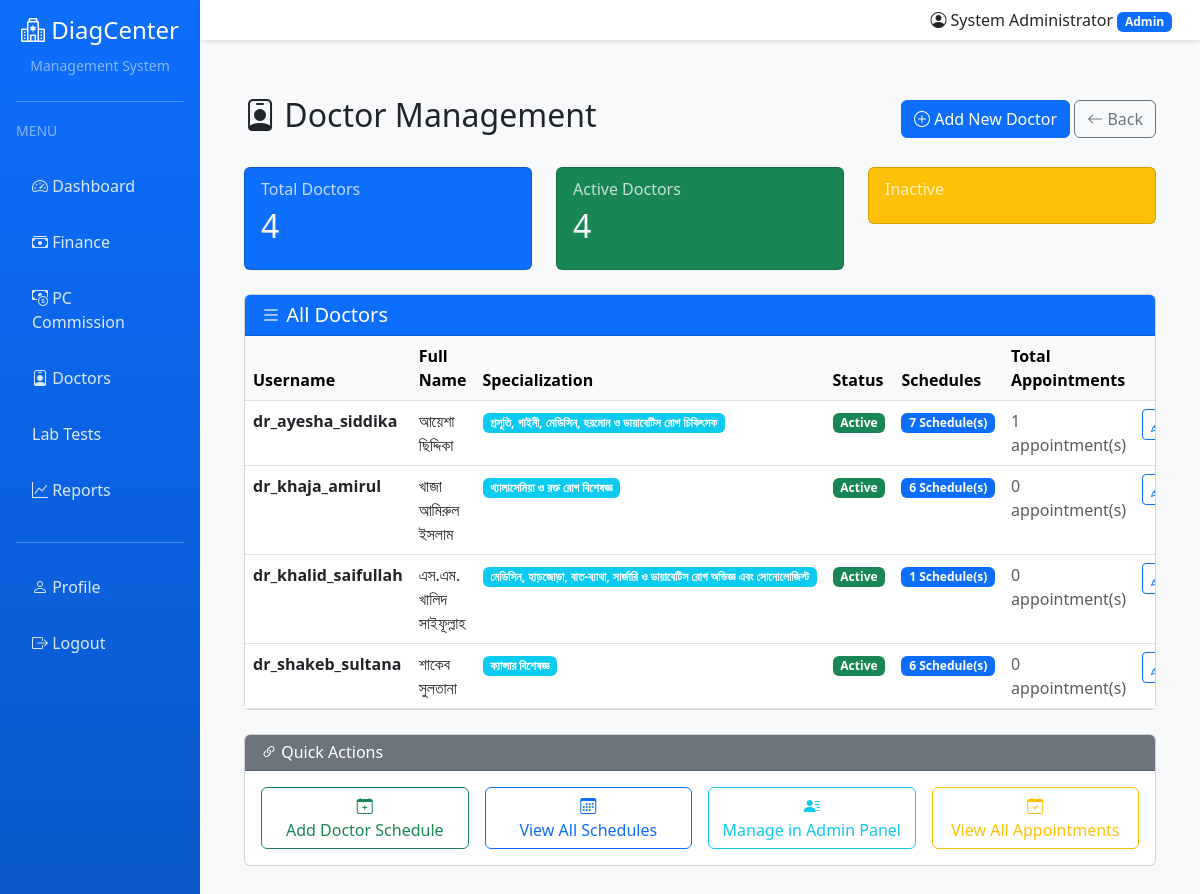
The app's page /accounts/doctor-management/ (signed in), older data.
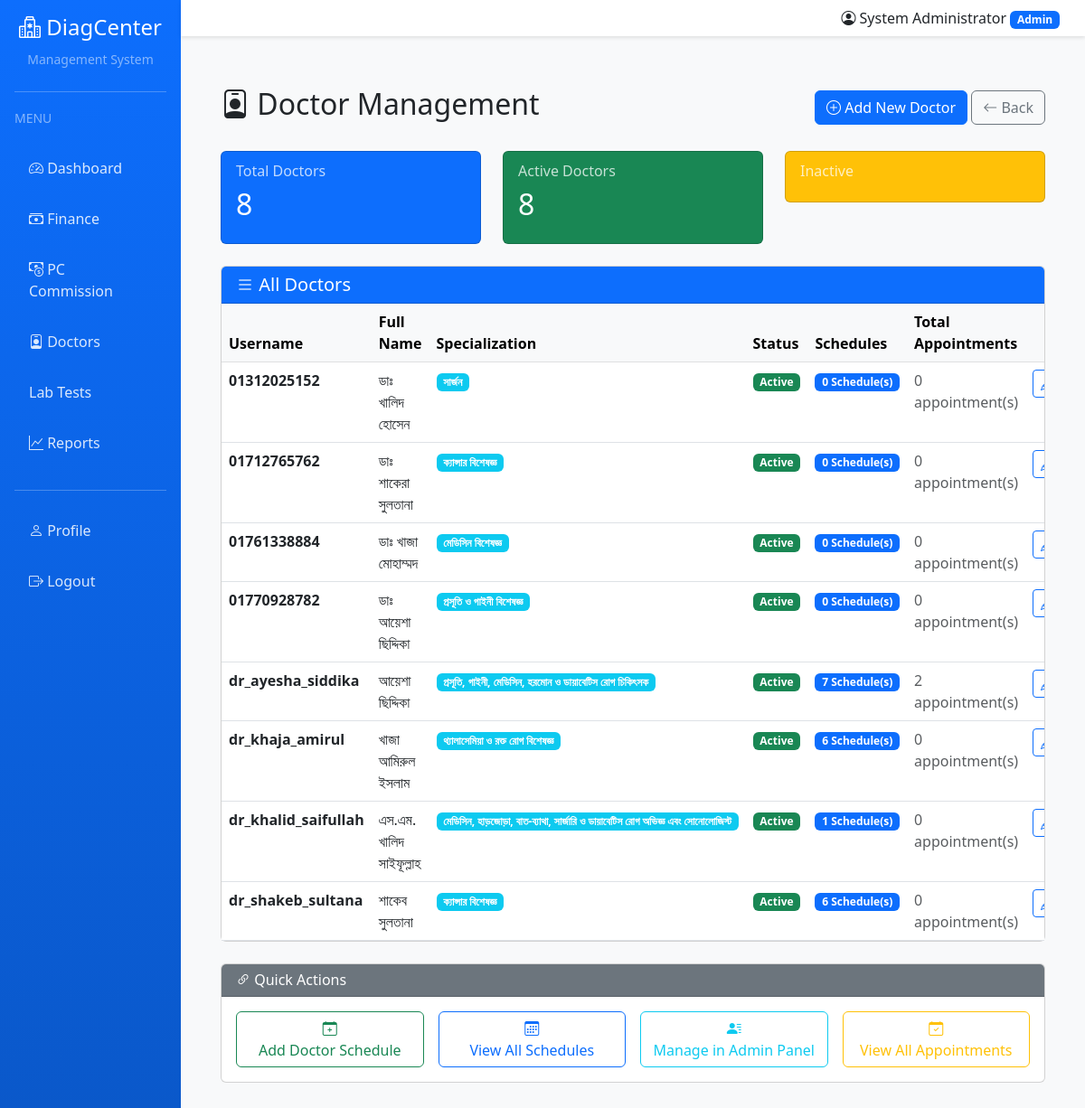
The same page, newer data.
### accounts/models.py (models this page shows, shortened)
class User(AbstractUser):
    ROLE_CHOICES = [
        ('ADMIN', 'Admin'),
        ('DOCTOR', 'Doctor'),
        ('RECEPTIONIST', 'Receptionist'),
        ('LAB', 'Lab Staff'),
        ('PHARMACY', 'Pharmacy Staff'),
        ('CANTEEN', 'Canteen Staff'),
    ]
    role = models.CharField(max_length=20, choices=ROLE_CHOICES, default='RECEPTIONIST')
    phone = models.CharField(max_length=20, blank=True)
    address = models.TextField(blank=True)
    specialization = models.CharField(max_length=100, blank=True, help_text="For doctors")
    license_number = models.CharField(max_length=50, blank=True, help_text="Professional license")
    profile_picture = models.ImageField(upload_to='profiles/', blank=True, null=True)
    is_active = models.BooleanField(default=True)
    created_at = models.DateTimeField(auto_now_add=True)
    updated_at = models.DateTimeField(auto_now=True)
    class Meta:
        ordering = ['-created_at']
    @property
    def is_admin(self):
        return self.role == 'ADMIN' or self.is_superuser

### accounts/views.py (the view)
# urls.py: path('doctor-management/', views.doctor_management, name='doctor_management'),
@login_required
def doctor_management(request):
    if not request.user.is_admin:
        messages.error(request, "Access denied. Admin only.")
        return redirect('accounts:dashboard')
    from django.contrib.auth import get_user_model
    from appointments.models import DoctorSchedule
    from django.db.models import Count
    User = get_user_model()
    doctors = User.objects.filter(role='DOCTOR').order_by('username')
    doctor_stats = []
    for doctor in doctors:
        schedules_count = DoctorSchedule.objects.filter(doctor=doctor).count()
        appointments_count = Appointment.objects.filter(doctor=doctor).count()
        doctor_stats.append({
            'doctor': doctor,
            'schedules': schedules_count,
            'total_appointments': appointments_count,
            'specialization': getattr(doctor, 'specialization', 'General'),
        })
    context = {
        'doctors': doctors,
        'doctor_stats': doctor_stats,
        'total_doctors': doctors.count(),
        'active_doctors': doctors.filter(is_active=True).count(),
    }
    return render(request, 'accounts/doctor_management.html', context)

### templates/accounts/doctor_management.html (shortened to what this page needs)
{% extends 'base.html' %}
{% load static %}
{% block content %}
<div class="container-fluid mt-4">
    <div class="row mb-4">
        <div class="col-md-12">
            <div class="d-flex justify-content-between align-items-center">
                <h2><i class="bi bi-person-badge"></i> Doctor Management</h2>
                <div>
                    <a href="/admin/accounts/user/add/" class="btn btn-primary">
                        <i class="bi bi-plus-circle"></i> Add New Doctor
                    </a>
                    <a href="{% url 'accounts:admin_dashboard' %}" class="btn btn-outline-secondary">
                        <i class="bi bi-arrow-left"></i> Back
                    </a>
                </div>
            </div>
        </div>
    </div>
    <div class="row mb-4">
        <div class="col-md-4">
            <div class="card bg-primary text-white">
                <div class="card-body">
                    <h6 class="card-subtitle mb-2 opacity-75">Total Doctors</h6>
                    <h2>{{ total_doctors }}</h2>
                </div>
            </div>
        </div>
        <div class="col-md-4">
            <div class="card bg-success text-white">
                <div class="card-body">
                    <h6 class="card-subtitle mb-2 opacity-75">Active Doctors</h6>
                    <h2>{{ active_doctors }}</h2>
                </div>
            </div>
        </div>
        <div class="col-md-4">
            <div class="card bg-warning text-white">
                <div class="card-body">
                    <h6 class="card-subtitle mb-2 opacity-75">Inactive</h6>
                </div>
            </div>
        </div>
    </div>
    <div class="row">
        <div class="col-md-12">
            <div class="card">
                <div class="card-header bg-primary text-white">
                    <h5 class="mb-0"><i class="bi bi-list"></i> All Doctors</h5>
                </div>
                <div class="card-body p-0">
                    <div class="table-responsive">
                        <table class="table table-hover mb-0">
                            <thead class="table-light">
                                <tr>
                                    <th>Username</th>
                                    <th>Full Name</th>
                                    <th>Specialization</th>
                                    <th>Status</th>
                                    <th>Schedules</th>
                                    <th>Total Appointments</th>
                                    <th class="text-center">Actions</th>
                                </tr>
                            </thead>
                            <tbody>
                                {% for stat in doctor_stats %}
                                <tr>
                                    <td>
                                        <strong>{{ stat.doctor.username }}</strong>
                                    </td>
                                    <td>{{ stat.doctor.get_full_name|default:"-" }}</td>
                                    <td>
                                        <span class="badge bg-info">{{ stat.specialization }}</span>
                                    </td>
                                    <td>
                                        {% if stat.doctor.is_active %}
                                        <span class="badge bg-success">Active</span>
                                        {% else %}
                                        <span class="badge bg-secondary">Inactive</span>
                                        {% endif %}
                                    </td>
                                    <td>
                                        <span class="badge bg-primary">{{ stat.schedules }} Schedule(s)</span>
                                    </td>
                                    <td>
                                        <span class="text-muted">{{ stat.total_appointments }} appointment(s)</span>
                                    </td>
                                    <td class="text-center">
                                        <div class="btn-group btn-group-sm">
                                            <a href="/admin/accounts/user/{{ stat.doctor.id }}/change/"
                                               class="btn btn-outline-primary"
                                               title="Edit Doctor">
                                                <i class="bi bi-pencil"></i>
                                            </a>
                                        </div>
                                    </td>
                                </tr>
                                {% endfor %}
                            </tbody>
                        </table>
                    </div>
                </div>
            </div>
        </div>
    </div>
    <div class="row mt-4">
        <div class="col-md-12">
            <div class="card">
                <div class="card-header bg-secondary text-white">
                    <h6 class="mb-0"><i class="bi bi-link-45deg"></i> Quick Actions</h6>
                </div>
                <div class="card-body">
                    <div class="row g-3">
                        <div class="col-md-3">
                            <a href="/admin/appointments/doctorschedule/add/" class="btn btn-outline-success w-100">
                                <i class="bi bi-calendar-plus"></i><br>Add Doctor Schedule
                            </a>
                        </div>
                        <div class="col-md-3">
                            <a href="/admin/appointments/doctorschedule/" class="btn btn-outline-primary w-100">
                                <i class="bi bi-calendar3"></i><br>View All Schedules
                            </a>
                        </div>
                        <div class="col-md-3">
                            <a href="/admin/accounts/user/?role__exact=DOCTOR" class="btn btn-outline-info w-100">
                                <i class="bi bi-person-lines-fill"></i><br>Manage in Admin Panel
                            </a>
                        </div>
                        <div class="col-md-3">
                            <a href="{% url 'appointments:appointment_list' %}" class="btn btn-outline-warning w-100">
                                <i class="bi bi-calendar-check"></i><br>View All Appointments
                            </a>
                        </div>
                    </div>
                </div>
            </div>
        </div>
    </div>
</div>
{% endblock %}

### templates/base.html (shortened to what this page needs)
<!DOCTYPE html>
<html lang="en">
<head>
    <link href="https://cdn.jsdelivr.net/npm/bootstrap@5.3.0/dist/css/bootstrap.min.css" rel="stylesheet">
    <link href="https://cdn.jsdelivr.net/npm/bootstrap-icons@1.10.0/font/bootstrap-icons.css" rel="stylesheet">
</head>
<body>
    {% if user.is_authenticated %}
    <div class="container-fluid">
        <div class="row">
            <nav class="col-md-2 col-lg-2 d-md-block sidebar collapse p-3" id="sidebar">
                <div class="text-center mb-4">
                    <h4><i class="bi bi-hospital"></i> DiagCenter</h4>
                    <small class="text-white-50">Management System</small>
                </div>
                <hr class="bg-white">
                <div class="mb-3">
                    <small class="text-white-50 text-uppercase">Menu</small>
                </div>
                <ul class="nav flex-column">
                    <li class="nav-item">
                        <a class="nav-link" href="{% url 'accounts:dashboard' %}">
                            <i class="bi bi-speedometer2"></i> Dashboard
                        </a>
                    </li>
                    {% if user.is_admin %}
                    <li class="nav-item">
                        <a class="nav-link" href="{% url 'accounts:admin_finance' %}">
                            <i class="bi bi-cash-stack"></i> Finance
                        </a>
                    </li>
                    <li class="nav-item">
                        <a class="nav-link" href="{% url 'accounts:pc_dashboard' %}">
                            <i class="bi bi-cash-coin"></i> PC Commission
                        </a>
                    </li>
                    <li class="nav-item">
                        <a class="nav-link" href="{% url 'accounts:doctor_management' %}">
                            <i class="bi bi-person-badge"></i> Doctors
                        </a>
                    </li>
                    <li class="nav-item">
                        <a class="nav-link" href="{% url 'lab:test_manage' %}">
                             Lab Tests
                        </a>
                    </li>
                    <li class="nav-item">
                        <a class="nav-link" href="{% url 'finance:financial_reports' %}">
                            <i class="bi bi-graph-up"></i> Reports
                        </a>
                    </li>
                    {% endif %}
                </ul>
                <hr class="bg-white mt-4">
                <ul class="nav flex-column">
                    <li class="nav-item">
                        <a class="nav-link" href="{% url 'accounts:profile' %}">
                            <i class="bi bi-person"></i> Profile
                        </a>
                    </li>
                    <li class="nav-item">
                        <a class="nav-link" href="{% url 'accounts:logout' %}">
                            <i class="bi bi-box-arrow-right"></i> Logout
                        </a>
                    </li>
                </ul>
            </nav>
            <main class="col-md-10 ms-sm-auto col-lg-10 px-0">
                <nav class="navbar navbar-expand-lg navbar-light bg-white">
                    <div class="container-fluid">
                        <div class="ms-auto d-flex align-items-center">
                            <span class="me-3">
                                <i class="bi bi-person-circle"></i>
                                {{ user.get_full_name|default:user.username }}
                                <span class="badge bg-primary">{{ user.get_role_display }}</span>
                            </span>
                        </div>
                    </div>
                </nav>
                <div class="content-wrapper">
                    {% block content %}{% endblock %}
                </div>
            </main>
        </div>
    </div>
    {% else %}
    {% block login_content %}{% endblock %}
    {% endif %}
</body>
</html>

### templates/base.html (style rules this page uses)
body { min-height: 100vh; background-color: #f8f9fa; }
.sidebar { min-height: 100vh; background: linear-gradient(180deg, #0d6efd 0%, #0a58ca 100%); color: white; }
.sidebar .nav-link { color: rgba(255, 255, 255, 0.85); padding: 0.75rem 1rem; margin: 0.25rem 0; border-radius: 0.5rem; }
.content-wrapper { padding: 2rem; }
.navbar { box-shadow: 0 2px 4px rgba(0,0,0,0.1); }

Row changes from the older to the newer data that the page shows:
added User: doctor.username "01312025152", doctor.get_full_name "ডাঃ খালিদ হোসেন", specialization "সার্জন", is_active "Active", schedules "0", total_appointments "0"
added User: doctor.username "01712765762", doctor.get_full_name "ডাঃ শাকেরা সুলতানা", specialization "ক্যান্সার বিশেষজ্ঞ", is_active "Active", schedules "0", total_appointments "0"
added User: doctor.username "01761338884", doctor.get_full_name "ডাঃ খাজা মোহাম্মদ", specialization "মেডিসিন বিশেষজ্ঞ", is_active "Active", schedules "0", total_appointments "0"
added User: doctor.username "01770928782", doctor.get_full_name "ডাঃ আয়েশা ছিদ্দিকা", specialization "প্রসূতি ও গাইনী বিশেষজ্ঞ", is_active "Active", schedules "0", total_appointments "0"
changed User "dr_ayesha_siddika": total_appointments "1" → "2"
Text that changed along with them:
{{ total_doctors }}: "4" → "8"
{{ active_doctors }}: "4" → "8"
